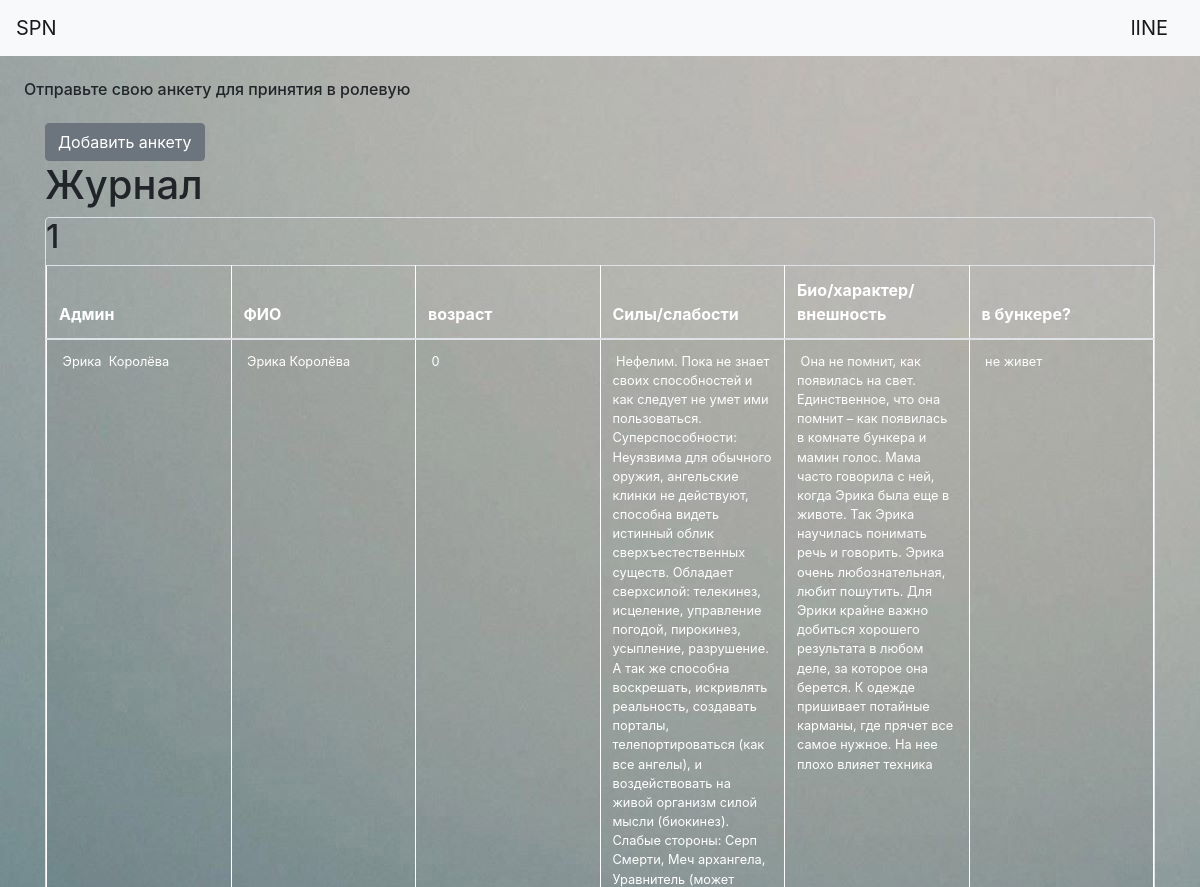
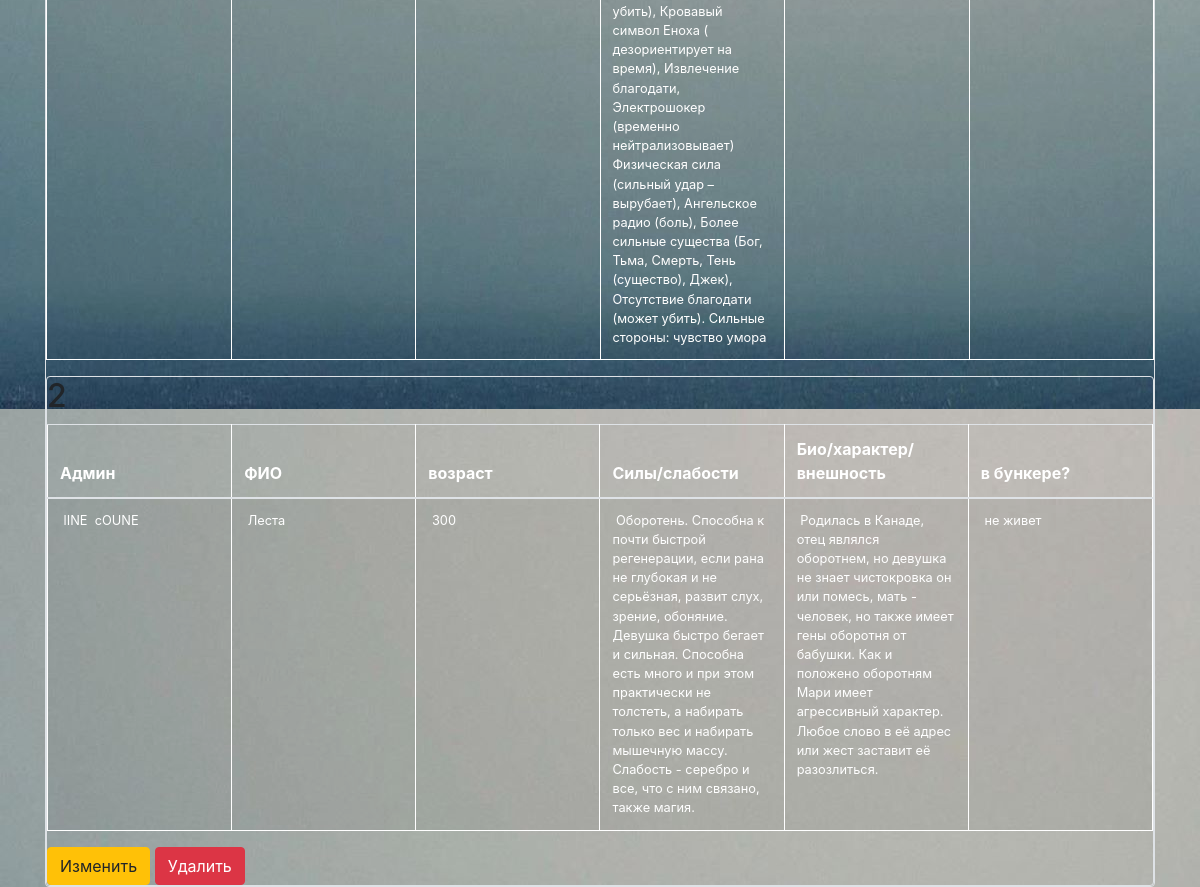
/ (signed in), run on the app's committed database (2 pictures, top to bottom).
### data/users.py (models this page shows, shortened)
class User(SqlAlchemyBase, UserMixin, SerializerMixin):
    __tablename__ = 'users'
    id = sqlalchemy.Column(sqlalchemy.Integer,
                           primary_key=True, autoincrement=True)
    surname = sqlalchemy.Column(sqlalchemy.String, nullable=True)
    name = sqlalchemy.Column(sqlalchemy.String, nullable=True)
    age = sqlalchemy.Column(sqlalchemy.Integer, nullable=True)
    address = sqlalchemy.Column(sqlalchemy.String, nullable=True)
    email = sqlalchemy.Column(sqlalchemy.String,
                              index=True, unique=True, nullable=True)
    hashed_password = sqlalchemy.Column(sqlalchemy.String, nullable=True)
    modified_date = sqlalchemy.Column(sqlalchemy.DateTime,
                                      default=datetime.datetime.now)
    news = orm.relationship('Jobs', back_populates='user')

### data/jobs.py (models this page shows)
class Jobs(SqlAlchemyBase):
    __tablename__ = 'jobs'
    id = sqlalchemy.Column(sqlalchemy.Integer,
                           primary_key=True, autoincrement=True)
    team_leader = sqlalchemy.Column(sqlalchemy.Integer, sqlalchemy.ForeignKey("users.id"))
    namep = sqlalchemy.Column(sqlalchemy.String)
    size = sqlalchemy.Column(sqlalchemy.Integer)
    boost = sqlalchemy.Column(sqlalchemy.String)
    biograph = sqlalchemy.Column(sqlalchemy.String)
    end_date = sqlalchemy.Column(sqlalchemy.DateTime)
    is_finished = sqlalchemy.Column(sqlalchemy.Boolean)
    team_lead = orm.relationship('User')
    user = orm.relationship('User')

### 1main.py (the view)
@app.route("/")
def index():
    db_sess = db_session.create_session()
    jobs = db_sess.query(Jobs).all()
    return render_template("index.html", jobs=jobs)

### 1main.py (called while the page is built)
@login_manager.user_loader
def load_user(user_id):
    db_sess = db_session.create_session()
    return db_sess.query(User).get(user_id)

### data/db_session.py (called while the page is built)
def create_session() -> Session:
    global __factory
    return __factory()

### templates/index.html
{% extends "base.html" %}
{% block content %}
{% if current_user.is_authenticated %}
    <a href="news" class="btn btn-secondary">Добавить анкету</a>
{% endif %}
<h1>Журнал</h1>
{% for item in jobs%}
<div class="col-md6 border rounded">
    <h2>{{item.id}}</h2>
    <table class="table table-striped">
  <thead>
    <tr>
      <th scope="col">Админ</th>
      <th scope="col">ФИО</th>
      <th scope="col">возраст</th>
      <th scope="col">Силы/слабости</th>
      <th scope="col">Био/характер/внешность</th>
      <th scope="col">в бункере?</th>
    </tr>
  </thead>
  <tbody>
    <tr>
      <td> {{item.team_lead.name}}  {{item.team_lead.surname}}</td>
      <td> {{item.namep}}</td>
      <td> {{item.size}}</td>
      <td> {{item.boost}}</td>
      <td> {{item.biograph}}</td>
        {% if item.is_finished %}
      <td>живет</td>
        {% else %}
      <td> не живет</td>
        {% endif %}
    </tr>
  </tbody>
</table>
{% if current_user.is_authenticated and current_user == item.user or current_user.is_authenticated and current_user.id == 1 %}
    <div>
        <a href="/news/{{ item.id }}" class="btn btn-warning">
            Изменить
        </a>
        <a href="/news_delete/{{ item.id }}" class="btn btn-danger">
            Удалить
        </a>
    </div>
{% endif %}
{% endfor %}
{% endblock %}

### templates/base.html (shortened to what this page needs)
<!doctype html>
<html lang="en">
<head>
    <link rel="stylesheet"
          href="https://stackpath.bootstrapcdn.com/bootstrap/4.4.1/css/bootstrap.min.css"
>
    <link rel="stylesheet" href="/static/style.css">
</head>
<body>
<header>
    <nav class="navbar navbar-light bg-light">
        <a class="navbar-brand" href="#">SPN</a>
        {% if current_user.is_authenticated %}
          <a class="navbar-brand" href="/logout">{{ current_user.name }}</a>
        {% else %}
          <p>
            <a class="btn btn-primary " href="/register">Зарегистрироваться</a>
            <a class="btn btn-success" href="/login">Войти</a>
          </p>
        {% endif %}
    </nav>
</header>
<h6>Отправьте свою анкету для принятия в ролевую</h6>
<main role="main" class="container">
    {% block content %}{% endblock %}
</main>
</body>
</html>

### static/style.css (style rules this page uses)
table { border-collapse: collapse; table-layout: fixed; width: 400px; white-space: pre-wrap; }
table td, th { padding: 30px; color: white; white-space:pre-wrap; }
table tr { height:1em; }
h6 { margin: 1.5rem; }
th { padding: 10px; border: 1px solid #ffffff; color: #ffffff; }
td { font-size: 0.8em; padding: 5px 7px; border: 1px solid #ffffff; color: #ffffff; }
body { background: url("img/1background-image.jpg"); }

### data on the page
User: name "lINE"
Jobs: id "1", team_lead.name "Эрика", team_lead.surname "Королёва", namep "Эрика Королёва", size "0", boost "Нефелим. Пока не знает своих способностей и как следует не умет ими пользоваться. Суперспособности: Неуязвима для обычного оружия, ангельские клинки не действуют, способна видеть истинный облик сверхъестественных существ. Обладает сверхсилой: телекинез, исцеление, управление погодой, пирокинез, усыпление, разрушение. А так же способна воскрешать, искривлять реальность, создавать порталы, телепортироваться (как все ангелы), и воздействовать на живой организм силой мысли (биокинез). Слабые стороны: Серп Смерти, Меч архангела, Уравнитель (может убить), Кровавый символ Еноха ( дезориентирует на время), Извлечение благодати, Электрошокер (временно нейтрализовывает) Физическая сила (сильный удар…", biograph "Она не помнит, как появилась на свет. Единственное, что она помнит – как появилась в комнате бункера и мамин голос. Мама часто говорила с ней, когда Эрика была еще в животе. Так Эрика научилась понимать речь и говорить. Эрика очень любознательная, любит пошутить. Для Эрики крайне важно добиться хорошего результата в любом деле, за которое она берется. К одежде пришивает потайные карманы, где прячет все самое нужное. На нее плохо влияет техника", is_finished "не живет"
Jobs: id "2", team_lead.name "lINE", team_lead.surname "cOUNE", namep "Леста", size "300", boost "Оборотень. Способна к почти быстрой регенерации, если рана не глубокая и не серьёзная, развит слух, зрение, обоняние. Девушка быстро бегает и сильная. Способна есть много и при этом практически не толстеть, а набирать только вес и набирать мышечную массу. Слабость - серебро и все, что с ним связано, также магия.", biograph "Родилась в Канаде, отец являлся оборотнем, но девушка не знает чистокровка он или помесь, мать - человек, но также имеет гены оборотня от бабушки. Как и положено оборотням Мари имеет агрессивный характер. Любое слово в её адрес или жест заставит её разозлиться.", is_finished "не живет"
